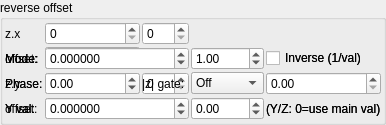
    <widget class="QGroupBox" name="groupBox_4">
     <property name="title">
      <string>reverse offset</string>
     </property>
     <layout class="QVBoxLayout" name="verticalLayout_6" stretch="0">
      <property name="spacing">
       <number>2</number>
      </property>
      <property name="leftMargin">
       <number>2</number>
      </property>
      <property name="topMargin">
       <number>2</number>
      </property>
      <property name="rightMargin">
       <number>2</number>
      </property>
      <property name="bottomMargin">
       <number>2</number>
      </property>
      <item>
       <layout class="QGridLayout" name="gridLayout_12" columnstretch="0,1,1">
        <property name="spacing">
         <number>2</number>
        </property>
        <item row="0" column="0">
         <widget class="QLabel" name="label_44">
          <property name="text">
           <string notr="true">z.x</string>
          </property>
         </widget>
        </item>
        <item row="1" column="0">
         <widget class="QLabel" name="label_111">
          <property name="text">
           <string>offset:</string>
          </property>
         </widget>
        </item>
        <item row="2" column="0">
         <widget class="QLabel" name="label_48">
          <property name="text">
           <string notr="true">z.y</string>
          </property>
         </widget>
        </item>
        <item row="3" column="0">
         <widget class="QLabel" name="label_112">
          <property name="text">
           <string>offset:</string>
          </property>
         </widget>
        </item>
        <item row="0" column="1">
         <widget class="MySpinBox" name="spinboxInt_transf_start_iterations_E">
          <property name="sizePolicy">
           <sizepolicy hsizetype="Minimum" vsizetype="Maximum">
            <horstretch>0</horstretch>
            <verstretch>0</verstretch>
           </sizepolicy>
          </property>
          <property name="maximum">
           <number>999</number>
          </property>
         </widget>
        </item>
        <item row="0" column="2">
         <widget class="MySpinBox" name="spinboxInt_transf_stop_iterations_E">
          <property name="sizePolicy">
           <sizepolicy hsizetype="Minimum" vsizetype="Maximum">
            <horstretch>0</horstretch>
            <verstretch>0</verstretch>
           </sizepolicy>
          </property>
          <property name="maximum">
           <number>999</number>
          </property>
         </widget>
        </item>
      <item row="1" column="0">
       <widget class="QLabel"><property name="text"><string>Mode:</string></property></widget>
      </item>
      <item row="1" column="1">
       <widget class="MyComboBox" name="comboBox_transf_multiplier_value_mode_4">
        <item><property name="text"><string notr="true">Constant</string></property></item>
        <item><property name="text"><string notr="true">Sine</string></property></item>
        <item><property name="text"><string notr="true">Ramp</string></property></item>
        <item><property name="text"><string notr="true">Exponential</string></property></item>
        <item><property name="text"><string notr="true">Triangle</string></property></item>
        <item><property name="text"><string notr="true">Square</string></property></item>
        <item><property name="text"><string notr="true">Smoothstep</string></property></item>
        <item><property name="text"><string notr="true">Noise</string></property></item>
        <item><property name="text"><string notr="true">Ping-pong</string></property></item>
        <item><property name="text"><string notr="true">Stepped</string></property></item>
       </widget>
      </item>
      <item row="1" column="2">
       <widget class="QLabel"><property name="text"><string>Freq:</string></property></widget>
      </item>
      <item row="1" column="3">
       <widget class="MyDoubleSpinBox" name="spinbox_transf_multiplier_frequency_4">
        <property name="minimum"><double>0.01</double></property><property name="maximum"><double>100.0</double></property>
        <property name="singleStep"><double>0.1</double></property><property name="value"><double>1.0</double></property>
       </widget>
      </item>
      <item row="1" column="4" colspan="2">
       <widget class="MyCheckBox" name="checkBox_transf_multiplier_inverse_4">
        <property name="text"><string>Inverse (1/val)</string></property>
       </widget>
      </item>
      <item row="2" column="0">
       <widget class="QLabel"><property name="text"><string>Phase:</string></property></widget>
      </item>
      <item row="2" column="1">
       <widget class="MyDoubleSpinBox" name="spinbox_transf_multiplier_phase_4">
        <property name="minimum"><double>-10.0</double></property><property name="maximum"><double>10.0</double></property>
        <property name="singleStep"><double>0.1</double></property><property name="value"><double>0.0</double></property>
       </widget>
      </item>
      <item row="2" column="2">
       <widget class="QLabel"><property name="text"><string>|z| gate:</string></property></widget>
      </item>
      <item row="2" column="3">
       <widget class="MyComboBox" name="comboBox_transf_multiplier_threshold_mode_4">
        <item><property name="text"><string notr="true">Off</string></property></item>
        <item><property name="text"><string notr="true">&gt; thresh</string></property></item>
        <item><property name="text"><string notr="true">&lt; thresh</string></property></item>
       </widget>
      </item>
      <item row="2" column="4" colspan="2">
       <widget class="MyDoubleSpinBox" name="spinbox_transf_multiplier_threshold_4">
        <property name="minimum"><double>0.0</double></property><property name="maximum"><double>1000.0</double></property>
        <property name="singleStep"><double>0.1</double></property><property name="value"><double>0.0</double></property>
       </widget>
      </item>
      <item row="3" column="0">
       <widget class="QLabel"><property name="text"><string>Y val:</string></property></widget>
      </item>
      <item row="3" column="1">
       <widget class="MyDoubleSpinBox" name="spinbox_transf_multiplier_scale_y_4">
        <property name="minimum"><double>-100.0</double></property><property name="maximum"><double>100.0</double></property>
        <property name="singleStep"><double>0.01</double></property><property name="value"><double>0.0</double></property>
       </widget>
      </item>
      <item row="3" column="2">
       <widget class="QLabel"><property name="text"><string>Z val:</string></property></widget>
      </item>
      <item row="3" column="3">
       <widget class="MyDoubleSpinBox" name="spinbox_transf_multiplier_scale_z_4">
        <property name="minimum"><double>-100.0</double></property><property name="maximum"><double>100.0</double></property>
        <property name="singleStep"><double>0.01</double></property><property name="value"><double>0.0</double></property>
       </widget>
      </item>
      <item row="3" column="4" colspan="2">
       <widget class="QLabel"><property name="text"><string notr="true">(Y/Z: 0=use main val)</string></property></widget>
      </item>
        <item row="2" column="1">
         <widget class="MySpinBox" name="spinboxInt_transf_start_iterations_F">
          <property name="sizePolicy">
           <sizepolicy hsizetype="Minimum" vsizetype="Maximum">
            <horstretch>0</horstretch>
            <verstretch>0</verstretch>
           </sizepolicy>
          </property>
          <property name="maximum">
           <number>999</number>
          </property>
         </widget>
        </item>
        <item row="2" column="2">
         <widget class="MySpinBox" name="spinboxInt_transf_stop_iterations_F">
          <property name="sizePolicy">
           <sizepolicy hsizetype="Minimum" vsizetype="Maximum">
            <horstretch>0</horstretch>
            <verstretch>0</verstretch>
           </sizepolicy>
          </property>
          <property name="maximum">
           <number>999</number>
          </property>
         </widget>
        </item>
      <item row="1" column="0">
       <widget class="QLabel"><property name="text"><string>Mode:</string></property></widget>
      </item>
      <item row="1" column="1">
       <widget class="MyComboBox" name="comboBox_transf_multiplier_value_mode_5">
        <item><property name="text"><string notr="true">Constant</string></property></item>
        <item><property name="text"><string notr="true">Sine</string></property></item>
        <item><property name="text"><string notr="true">Ramp</string></property></item>
        <item><property name="text"><string notr="true">Exponential</string></property></item>
        <item><property name="text"><string notr="true">Triangle</string></property></item>
        <item><property name="text"><string notr="true">Square</string></property></item>
        <item><property name="text"><string notr="true">Smoothstep</string></property></item>
        <item><property name="text"><string notr="true">Noise</string></property></item>
        <item><property name="text"><string notr="true">Ping-pong</string></property></item>
        <item><property name="text"><string notr="true">Stepped</string></property></item>
       </widget>
      </item>
      <item row="1" column="2">
       <widget class="QLabel"><property name="text"><string>Freq:</string></property></widget>
      </item>
      <item row="1" column="3">
       <widget class="MyDoubleSpinBox" name="spinbox_transf_multiplier_frequency_5">
        <property name="minimum"><double>0.01</double></property><property name="maximum"><double>100.0</double></property>
        <property name="singleStep"><double>0.1</double></property><property name="value"><double>1.0</double></property>
       </widget>
      </item>
      <item row="1" column="4" colspan="2">
       <widget class="MyCheckBox" name="checkBox_transf_multiplier_inverse_5">
        <property name="text"><string>Inverse (1/val)</string></property>
       </widget>
      </item>
      <item row="2" column="0">
       <widget class="QLabel"><property name="text"><string>Phase:</string></property></widget>
      </item>
      <item row="2" column="1">
       <widget class="MyDoubleSpinBox" name="spinbox_transf_multiplier_phase_5">
        <property name="minimum"><double>-10.0</double></property><property name="maximum"><double>10.0</double></property>
        <property name="singleStep"><double>0.1</double></property><property name="value"><double>0.0</double></property>
       </widget>
      </item>
      <item row="2" column="2">
       <widget class="QLabel"><property name="text"><string>|z| gate:</string></property></widget>
      </item>
      <item row="2" column="3">
       <widget class="MyComboBox" name="comboBox_transf_multiplier_threshold_mode_5">
        <item><property name="text"><string notr="true">Off</string></property></item>
        <item><property name="text"><string notr="true">&gt; thresh</string></property></item>
        <item><property name="text"><string notr="true">&lt; thresh</string></property></item>
       </widget>
      </item>
      <item row="2" column="4" colspan="2">
       <widget class="MyDoubleSpinBox" name="spinbox_transf_multiplier_threshold_5">
        <property name="minimum"><double>0.0</double></property><property name="maximum"><double>1000.0</double></property>
        <property name="singleStep"><double>0.1</double></property><property name="value"><double>0.0</double></property>
       </widget>
      </item>
      <item row="3" column="0">
       <widget class="QLabel"><property name="text"><string>Y val:</string></property></widget>
      </item>
      <item row="3" column="1">
       <widget class="MyDoubleSpinBox" name="spinbox_transf_multiplier_scale_y_5">
        <property name="minimum"><double>-100.0</double></property><property name="maximum"><double>100.0</double></property>
        <property name="singleStep"><double>0.01</double></property><property name="value"><double>0.0</double></property>
       </widget>
      </item>
      <item row="3" column="2">
       <widget class="QLabel"><property name="text"><string>Z val:</string></property></widget>
      </item>
      <item row="3" column="3">
       <widget class="MyDoubleSpinBox" name="spinbox_transf_multiplier_scale_z_5">
        <property name="minimum"><double>-100.0</double></property><property name="maximum"><double>100.0</double></property>
        <property name="singleStep"><double>0.01</double></property><property name="value"><double>0.0</double></property>
       </widget>
      </item>
      <item row="3" column="4" colspan="2">
       <widget class="QLabel"><property name="text"><string notr="true">(Y/Z: 0=use main val)</string></property></widget>
      </item>
        <item row="1" column="1" colspan="2">
         <widget class="MyDoubleSpinBox" name="spinbox_transf_offsetE_0">
          <property name="sizePolicy">
           <sizepolicy hsizetype="Minimum" vsizetype="Maximum">
            <horstretch>0</horstretch>
            <verstretch>0</verstretch>
           </sizepolicy>
          </property>
          <property name="prefix">
           <string/>
          </property>
          <property name="suffix">
           <string/>
          </property>
          <property name="decimals">
           <number>6</number>
          </property>
          <property name="minimum">
           <double>-99.989999999999995</double>
          </property>
          <property name="maximum">
           <double>99.989999999999995</double>
          </property>
          <property name="singleStep">
           <double>0.100000000000000</double>
          </property>
         </widget>
        </item>
        <item row="3" column="1" colspan="2">
         <widget class="MyDoubleSpinBox" name="spinbox_transf_offsetF_0">
          <property name="sizePolicy">
           <sizepolicy hsizetype="Minimum" vsizetype="Maximum">
            <horstretch>0</horstretch>
            <verstretch>0</verstretch>
           </sizepolicy>
          </property>
          <property name="prefix">
           <string/>
          </property>
          <property name="suffix">
           <string/>
          </property>
          <property name="decimals">
           <number>6</number>
          </property>
          <property name="minimum">
           <double>-99.989999999999995</double>
          </property>
          <property name="maximum">
           <double>99.989999999999995</double>
          </property>
          <property name="singleStep">
           <double>0.100000000000000</double>
          </property>
         </widget>
        </item>
       </layout>
      </item>
     </layout>
    </widget>
